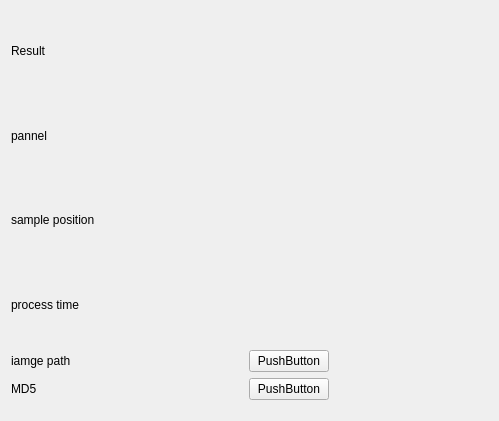
<?xml version="1.0" encoding="UTF-8"?>
<ui version="4.0">
 <class>widResult</class>
 <widget class="QWidget" name="widResult">
  <property name="geometry">
   <rect>
    <x>0</x>
    <y>0</y>
    <width>499</width>
    <height>421</height>
   </rect>
  </property>
  <property name="windowTitle">
   <string>widResult</string>
  </property>
  <widget class="QWidget" name="verticalLayoutWidget">
   <property name="geometry">
    <rect>
     <x>0</x>
     <y>0</y>
     <width>491</width>
     <height>411</height>
    </rect>
   </property>
   <layout class="QVBoxLayout" name="verticalLayout">
    <item>
     <layout class="QHBoxLayout" name="horizontalLayout">
      <item>
       <widget class="QLabel" name="label">
        <property name="text">
         <string>Result</string>
        </property>
       </widget>
      </item>
      <item>
       <widget class="QLabel" name="lab_result">
        <property name="text">
         <string/>
        </property>
       </widget>
      </item>
     </layout>
    </item>
    <item>
     <layout class="QHBoxLayout" name="horizontalLayout_5">
      <item>
       <widget class="QLabel" name="label_9">
        <property name="text">
         <string>pannel</string>
        </property>
       </widget>
      </item>
      <item>
       <widget class="QLabel" name="lab_pannel">
        <property name="text">
         <string/>
        </property>
       </widget>
      </item>
     </layout>
    </item>
    <item>
     <layout class="QHBoxLayout" name="horizontalLayout_6">
      <item>
       <widget class="QLabel" name="label_11">
        <property name="text">
         <string>sample position</string>
        </property>
       </widget>
      </item>
      <item>
       <widget class="QLabel" name="lab_sampleposition">
        <property name="text">
         <string/>
        </property>
       </widget>
      </item>
     </layout>
    </item>
    <item>
     <layout class="QHBoxLayout" name="horizontalLayout_7">
      <item>
       <widget class="QLabel" name="label_13">
        <property name="text">
         <string>process time</string>
        </property>
       </widget>
      </item>
      <item>
       <widget class="QLabel" name="lab_processtime">
        <property name="text">
         <string/>
        </property>
       </widget>
      </item>
     </layout>
    </item>
    <item>
     <layout class="QHBoxLayout" name="horizontalLayout_8">
      <item>
       <widget class="QLabel" name="label_15">
        <property name="text">
         <string>iamge path</string>
        </property>
       </widget>
      </item>
      <item alignment="Qt::AlignLeft">
       <widget class="QPushButton" name="pushButton_imagepath">
        <property name="layoutDirection">
         <enum>Qt::LeftToRight</enum>
        </property>
        <property name="text">
         <string>PushButton</string>
        </property>
       </widget>
      </item>
     </layout>
    </item>
    <item>
     <layout class="QHBoxLayout" name="horizontalLayout_9">
      <item>
       <widget class="QLabel" name="label_17">
        <property name="text">
         <string>MD5</string>
        </property>
       </widget>
      </item>
      <item alignment="Qt::AlignLeft">
       <widget class="QPushButton" name="pushButton_MD5">
        <property name="text">
         <string>PushButton</string>
        </property>
       </widget>
      </item>
     </layout>
    </item>
   </layout>
  </widget>
 </widget>
 <layoutdefault spacing="6" margin="11"/>
 <resources/>
 <connections/>
</ui>
